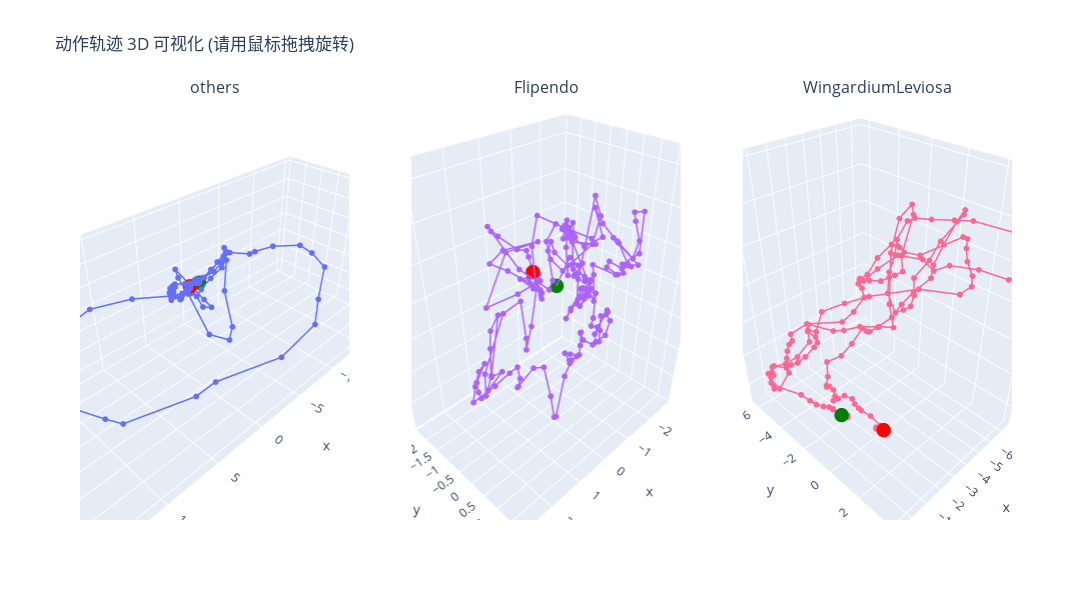

Here is the notebook cell this chart was saved with:
### Code cell
import pandas as pd
import numpy as np
import plotly.graph_objects as go
from plotly.subplots import make_subplots

# 1. 读取数据
csv_file = 'position_data.csv'

try:
    df = pd.read_csv(csv_file)
    print(f"成功读取数据，共 {len(df)} 个样本。")
except FileNotFoundError:
    print(f"找不到文件 {csv_file}")
    exit()

# 2. 配置
SAMPLES_PER_CLASS = 1
LABEL_MAP_INV = {
    0: 'others',
    1: 'Flipendo',
    2: 'WingardiumLeviosa'
}

# 3. 创建子图 (1行3列)
fig = make_subplots(
    rows=1, cols=3,
    specs=[[{'type': 'scene'}, {'type': 'scene'}, {'type': 'scene'}]],
    subplot_titles=[LABEL_MAP_INV[0], LABEL_MAP_INV[1], LABEL_MAP_INV[2]]
)

print("正在生成交互式 3D 图表...")

for i, label_id in enumerate(LABEL_MAP_INV.keys()):
    class_df = df[df['label'] == label_id]
    if len(class_df) == 0: continue

    n_samples = min(SAMPLES_PER_CLASS, len(class_df))
    sampled_df = class_df.sample(n=n_samples)
    
    for idx, row in sampled_df.iterrows():
        # --- 核心数据还原逻辑 ---
        # 1. 去掉 label 列
        raw_values = row.drop('label').values

        valid_len = len(raw_values) - (len(raw_values) % 3)
        trajectory = raw_values[:valid_len].reshape(-1, 3)

        mask = ~np.all(trajectory == 0, axis=1)
        trajectory = trajectory[mask]
        
        if len(trajectory) == 0: continue
        
        # --- 绘图 ---
        # 动作轨迹线
        fig.add_trace(
            go.Scatter3d(
                x=trajectory[:, 0],
                y=trajectory[:, 1],
                z=trajectory[:, 2],
                mode='lines+markers', # 线+点
                marker=dict(size=2),  # 点稍微小一点
                line=dict(width=3),   # 线宽
                name=f"Sample {idx}",
                showlegend=False      # 隐藏图例，避免太乱
            ),
            row=1, col=i+1
        )
        
        # 标记起点 (绿色大点) - 让你知道动作从哪开始
        fig.add_trace(
            go.Scatter3d(
                x=[trajectory[0, 0]], y=[trajectory[0, 1]], z=[trajectory[0, 2]],
                mode='markers',
                marker=dict(size=5, color='green'),
                name='Start', showlegend=False
            ),
            row=1, col=i+1
        )
        
        # 标记终点 (红色大点)
        fig.add_trace(
            go.Scatter3d(
                x=[trajectory[-1, 0]], y=[trajectory[-1, 1]], z=[trajectory[-1, 2]],
                mode='markers',
                marker=dict(size=5, color='red'),
                name='End', showlegend=False
            ),
            row=1, col=i+1
        )

# 4. 设置布局大小和标题
fig.update_layout(
    height=600, 
    width=1400, 
    title_text="动作轨迹 3D 可视化 (请用鼠标拖拽旋转)",
    showlegend=False
)

fig.show()

### Figure 1 — Plotly figure (JSON) as saved in the notebook; plotly's stock layout.template omitted (floating-point values rounded to 4 significant figures; data arrays with more than 128 entries replaced by an {"elided": "..."} marker saying what was removed)
{"data": [{"line": {"width": 3}, "marker": {"size": 2}, "mode": "lines+markers", "name": "Sample 222", "scene": "scene", "showlegend": false, "type": "scatter3d", "x": {"elided": "186 float values"}, "y": {"elided": "186 float values"}, "z": {"elided": "186 float values"}}, {"marker": {"color": "green", "size": 5}, "mode": "markers", "name": "Start", "scene": "scene", "showlegend": false, "type": "scatter3d", "x": [-1.412], "y": [0.06883], "z": [0.02828]}, {"marker": {"color": "red", "size": 5}, "mode": "markers", "name": "End", "scene": "scene", "showlegend": false, "type": "scatter3d", "x": [-0.719], "y": [-0.2866], "z": [-0.1646]}, {"line": {"width": 3}, "marker": {"size": 2}, "mode": "lines+markers", "name": "Sample 347", "scene": "scene2", "showlegend": false, "type": "scatter3d", "x": {"elided": "186 float values"}, "y": {"elided": "186 float values"}, "z": {"elided": "186 float values"}}, {"marker": {"color": "green", "size": 5}, "mode": "markers", "name": "Start", "scene": "scene2", "showlegend": false, "type": "scatter3d", "x": [-2.538], "y": [-2.382], "z": [-3.648]}, {"marker": {"color": "red", "size": 5}, "mode": "markers", "name": "End", "scene": "scene2", "showlegend": false, "type": "scatter3d", "x": [0.64], "y": [-0.08155], "z": [-0.8169]}, {"line": {"width": 3}, "marker": {"size": 2}, "mode": "lines+markers", "name": "Sample 829", "scene": "scene3", "showlegend": false, "type": "scatter3d", "x": {"elided": "186 float values"}, "y": {"elided": "186 float values"}, "z": {"elided": "186 float values"}}, {"marker": {"color": "green", "size": 5}, "mode": "markers", "name": "Start", "scene": "scene3", "showlegend": false, "type": "scatter3d", "x": [0.1], "y": [0], "z": [0]}, {"marker": {"color": "red", "size": 5}, "mode": "markers", "name": "End", "scene": "scene3", "showlegend": false, "type": "scatter3d", "x": [-1.5], "y": [1.1], "z": [-1.4]}], "layout": {"annotations": [{"font": {"size": 16}, "showarrow": false, "text": "others", "x": 0.1444, "xanchor": "center", "xref": "paper", "y": 1, "yanchor": "bottom", "yref": "paper"}, {"font": {"size": 16}, "showarrow": false, "text": "Flipendo", "x": 0.5, "xanchor": "center", "xref": "paper", "y": 1, "yanchor": "bottom", "yref": "paper"}, {"font": {"size": 16}, "showarrow": false, "text": "WingardiumLeviosa", "x": 0.8556, "xanchor": "center", "xref": "paper", "y": 1, "yanchor": "bottom", "yref": "paper"}], "height": 600, "scene": {"domain": {"x": [0, 0.2889], "y": [0, 1]}}, "scene2": {"domain": {"x": [0.3556, 0.6444], "y": [0, 1]}}, "scene3": {"domain": {"x": [0.7111, 1], "y": [0, 1]}}, "showlegend": false, "title": {"text": "动作轨迹 3D 可视化 (请用鼠标拖拽旋转)"}, "width": 1400}}
